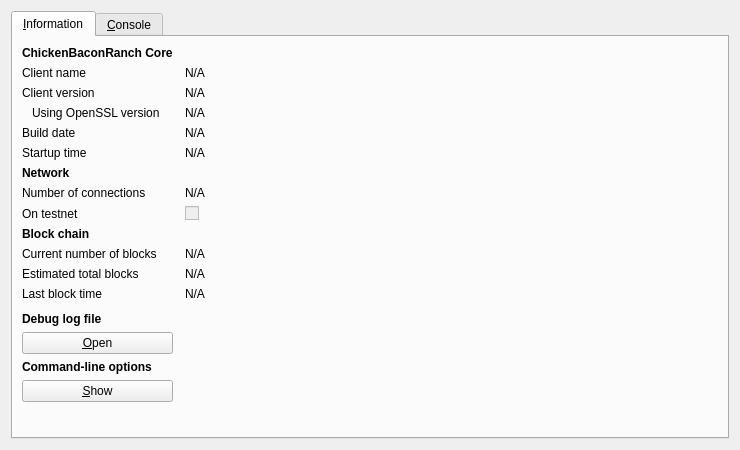
<?xml version="1.0" encoding="UTF-8"?>
<ui version="4.0">
 <class>RPCConsole</class>
 <widget class="QDialog" name="RPCConsole">
  <property name="geometry">
   <rect>
    <x>0</x>
    <y>0</y>
    <width>740</width>
    <height>450</height>
   </rect>
  </property>
  <property name="windowTitle">
   <string>ChickenBaconRanch - Debug window</string>
  </property>
  <layout class="QVBoxLayout" name="verticalLayout_2">
   <item>
    <widget class="QTabWidget" name="tabWidget">
     <property name="currentIndex">
      <number>0</number>
     </property>
     <widget class="QWidget" name="tab_info">
      <attribute name="title">
       <string>&amp;Information</string>
      </attribute>
      <layout class="QGridLayout" name="gridLayout" columnstretch="0,1">
       <property name="horizontalSpacing">
        <number>12</number>
       </property>
       <item row="0" column="0">
        <widget class="QLabel" name="label_9">
         <property name="font">
          <font>
           <weight>75</weight>
           <bold>true</bold>
          </font>
         </property>
         <property name="text">
          <string>ChickenBaconRanch Core</string>
         </property>
        </widget>
       </item>
       <item row="1" column="0">
        <widget class="QLabel" name="label_5">
         <property name="text">
          <string>Client name</string>
         </property>
        </widget>
       </item>
       <item row="1" column="1">
        <widget class="QLabel" name="clientName">
         <property name="cursor">
          <cursorShape>IBeamCursor</cursorShape>
         </property>
         <property name="text">
          <string>N/A</string>
         </property>
         <property name="textFormat">
          <enum>Qt::PlainText</enum>
         </property>
         <property name="textInteractionFlags">
          <set>Qt::LinksAccessibleByMouse|Qt::TextSelectableByKeyboard|Qt::TextSelectableByMouse</set>
         </property>
        </widget>
       </item>
       <item row="2" column="0">
        <widget class="QLabel" name="label_6">
         <property name="text">
          <string>Client version</string>
         </property>
        </widget>
       </item>
       <item row="2" column="1">
        <widget class="QLabel" name="clientVersion">
         <property name="cursor">
          <cursorShape>IBeamCursor</cursorShape>
         </property>
         <property name="text">
          <string>N/A</string>
         </property>
         <property name="textFormat">
          <enum>Qt::PlainText</enum>
         </property>
         <property name="textInteractionFlags">
          <set>Qt::LinksAccessibleByMouse|Qt::TextSelectableByKeyboard|Qt::TextSelectableByMouse</set>
         </property>
        </widget>
       </item>
       <item row="3" column="0">
        <widget class="QLabel" name="label_14">
         <property name="text">
          <string>Using OpenSSL version</string>
         </property>
         <property name="indent">
          <number>10</number>
         </property>
        </widget>
       </item>
       <item row="3" column="1">
        <widget class="QLabel" name="openSSLVersion">
         <property name="cursor">
          <cursorShape>IBeamCursor</cursorShape>
         </property>
         <property name="text">
          <string>N/A</string>
         </property>
         <property name="textFormat">
          <enum>Qt::PlainText</enum>
         </property>
         <property name="textInteractionFlags">
          <set>Qt::LinksAccessibleByMouse|Qt::TextSelectableByKeyboard|Qt::TextSelectableByMouse</set>
         </property>
        </widget>
       </item>
       <item row="4" column="0">
        <widget class="QLabel" name="label_12">
         <property name="text">
          <string>Build date</string>
         </property>
        </widget>
       </item>
       <item row="4" column="1">
        <widget class="QLabel" name="buildDate">
         <property name="cursor">
          <cursorShape>IBeamCursor</cursorShape>
         </property>
         <property name="text">
          <string>N/A</string>
         </property>
         <property name="textFormat">
          <enum>Qt::PlainText</enum>
         </property>
         <property name="textInteractionFlags">
          <set>Qt::LinksAccessibleByMouse|Qt::TextSelectableByKeyboard|Qt::TextSelectableByMouse</set>
         </property>
        </widget>
       </item>
       <item row="5" column="0">
        <widget class="QLabel" name="label_13">
         <property name="text">
          <string>Startup time</string>
         </property>
        </widget>
       </item>
       <item row="5" column="1">
        <widget class="QLabel" name="startupTime">
         <property name="cursor">
          <cursorShape>IBeamCursor</cursorShape>
         </property>
         <property name="text">
          <string>N/A</string>
         </property>
         <property name="textFormat">
          <enum>Qt::PlainText</enum>
         </property>
         <property name="textInteractionFlags">
          <set>Qt::LinksAccessibleByMouse|Qt::TextSelectableByKeyboard|Qt::TextSelectableByMouse</set>
         </property>
        </widget>
       </item>
       <item row="6" column="0">
        <widget class="QLabel" name="label_11">
         <property name="font">
          <font>
           <weight>75</weight>
           <bold>true</bold>
          </font>
         </property>
         <property name="text">
          <string>Network</string>
         </property>
        </widget>
       </item>
       <item row="7" column="0">
        <widget class="QLabel" name="label_7">
         <property name="text">
          <string>Number of connections</string>
         </property>
        </widget>
       </item>
       <item row="7" column="1">
        <widget class="QLabel" name="numberOfConnections">
         <property name="cursor">
          <cursorShape>IBeamCursor</cursorShape>
         </property>
         <property name="text">
          <string>N/A</string>
         </property>
         <property name="textFormat">
          <enum>Qt::PlainText</enum>
         </property>
         <property name="textInteractionFlags">
          <set>Qt::LinksAccessibleByMouse|Qt::TextSelectableByKeyboard|Qt::TextSelectableByMouse</set>
         </property>
        </widget>
       </item>
       <item row="8" column="0">
        <widget class="QLabel" name="label_8">
         <property name="text">
          <string>On testnet</string>
         </property>
        </widget>
       </item>
       <item row="8" column="1">
        <widget class="QCheckBox" name="isTestNet">
         <property name="enabled">
          <bool>false</bool>
         </property>
         <property name="text">
          <string/>
         </property>
        </widget>
       </item>
       <item row="9" column="0">
        <widget class="QLabel" name="label_10">
         <property name="font">
          <font>
           <weight>75</weight>
           <bold>true</bold>
          </font>
         </property>
         <property name="text">
          <string>Block chain</string>
         </property>
        </widget>
       </item>
       <item row="10" column="0">
        <widget class="QLabel" name="label_3">
         <property name="text">
          <string>Current number of blocks</string>
         </property>
        </widget>
       </item>
       <item row="10" column="1">
        <widget class="QLabel" name="numberOfBlocks">
         <property name="cursor">
          <cursorShape>IBeamCursor</cursorShape>
         </property>
         <property name="text">
          <string>N/A</string>
         </property>
         <property name="textFormat">
          <enum>Qt::PlainText</enum>
         </property>
         <property name="textInteractionFlags">
          <set>Qt::LinksAccessibleByMouse|Qt::TextSelectableByKeyboard|Qt::TextSelectableByMouse</set>
         </property>
        </widget>
       </item>
       <item row="11" column="0">
        <widget class="QLabel" name="label_4">
         <property name="text">
          <string>Estimated total blocks</string>
         </property>
        </widget>
       </item>
       <item row="11" column="1">
        <widget class="QLabel" name="totalBlocks">
         <property name="cursor">
          <cursorShape>IBeamCursor</cursorShape>
         </property>
         <property name="text">
          <string>N/A</string>
         </property>
         <property name="textFormat">
          <enum>Qt::PlainText</enum>
         </property>
         <property name="textInteractionFlags">
          <set>Qt::LinksAccessibleByMouse|Qt::TextSelectableByKeyboard|Qt::TextSelectableByMouse</set>
         </property>
        </widget>
       </item>
       <item row="12" column="0">
        <widget class="QLabel" name="label_2">
         <property name="text">
          <string>Last block time</string>
         </property>
        </widget>
       </item>
       <item row="12" column="1">
        <widget class="QLabel" name="lastBlockTime">
         <property name="cursor">
          <cursorShape>IBeamCursor</cursorShape>
         </property>
         <property name="text">
          <string>N/A</string>
         </property>
         <property name="textFormat">
          <enum>Qt::PlainText</enum>
         </property>
         <property name="textInteractionFlags">
          <set>Qt::LinksAccessibleByMouse|Qt::TextSelectableByKeyboard|Qt::TextSelectableByMouse</set>
         </property>
        </widget>
       </item>
       <item row="13" column="0">
        <spacer name="verticalSpacer_2">
         <property name="orientation">
          <enum>Qt::Vertical</enum>
         </property>
         <property name="sizeHint" stdset="0">
          <size>
           <width>20</width>
           <height>20</height>
          </size>
         </property>
        </spacer>
       </item>
       <item row="14" column="0">
        <widget class="QLabel" name="labelDebugLogfile">
         <property name="font">
          <font>
           <weight>75</weight>
           <bold>true</bold>
          </font>
         </property>
         <property name="text">
          <string>Debug log file</string>
         </property>
        </widget>
       </item>
       <item row="15" column="0">
        <widget class="QPushButton" name="openDebugLogfileButton">
         <property name="toolTip">
          <string>Open the ChickenBaconRanch debug log file from the current data directory. This can take a few seconds for large log files.</string>
         </property>
         <property name="text">
          <string>&amp;Open</string>
         </property>
         <property name="autoDefault">
          <bool>false</bool>
         </property>
        </widget>
       </item>
       <item row="16" column="0">
        <widget class="QLabel" name="labelCLOptions">
         <property name="font">
          <font>
           <weight>75</weight>
           <bold>true</bold>
          </font>
         </property>
         <property name="text">
          <string>Command-line options</string>
         </property>
        </widget>
       </item>
       <item row="17" column="0">
        <widget class="QPushButton" name="showCLOptionsButton">
         <property name="toolTip">
          <string>Show the ChickenBaconRanch-Qt help message to get a list with possible ChickenBaconRanch command-line options.</string>
         </property>
         <property name="text">
          <string>&amp;Show</string>
         </property>
         <property name="autoDefault">
          <bool>false</bool>
         </property>
        </widget>
       </item>
       <item row="18" column="0">
        <spacer name="verticalSpacer">
         <property name="orientation">
          <enum>Qt::Vertical</enum>
         </property>
         <property name="sizeHint" stdset="0">
          <size>
           <width>20</width>
           <height>40</height>
          </size>
         </property>
        </spacer>
       </item>
      </layout>
     </widget>
     <widget class="QWidget" name="tab_console">
      <attribute name="title">
       <string>&amp;Console</string>
      </attribute>
      <layout class="QVBoxLayout" name="verticalLayout_3">
       <property name="spacing">
        <number>3</number>
       </property>
       <item>
        <widget class="QTextEdit" name="messagesWidget">
         <property name="minimumSize">
          <size>
           <width>0</width>
           <height>100</height>
          </size>
         </property>
         <property name="readOnly">
          <bool>true</bool>
         </property>
         <property name="tabKeyNavigation" stdset="0">
          <bool>false</bool>
         </property>
         <property name="columnCount" stdset="0">
          <number>2</number>
         </property>
        </widget>
       </item>
       <item>
        <layout class="QHBoxLayout" name="horizontalLayout">
         <property name="spacing">
          <number>3</number>
         </property>
         <item>
          <widget class="QLabel" name="label">
           <property name="text">
            <string notr="true">&gt;</string>
           </property>
          </widget>
         </item>
         <item>
          <widget class="QLineEdit" name="lineEdit"/>
         </item>
         <item>
          <widget class="QPushButton" name="clearButton">
           <property name="maximumSize">
            <size>
             <width>24</width>
             <height>24</height>
            </size>
           </property>
           <property name="toolTip">
            <string>Clear console</string>
           </property>
           <property name="text">
            <string/>
           </property>
           <property name="icon">
            <iconset resource="../bitcoin.qrc">
             <normaloff>:/icons/remove</normaloff>:/icons/remove</iconset>
           </property>
           <property name="shortcut">
            <string notr="true">Ctrl+L</string>
           </property>
           <property name="autoDefault">
            <bool>false</bool>
           </property>
          </widget>
         </item>
        </layout>
       </item>
      </layout>
     </widget>
    </widget>
   </item>
  </layout>
 </widget>
 <resources>
  <include location="../bitcoin.qrc"/>
 </resources>
 <connections/>
</ui>
